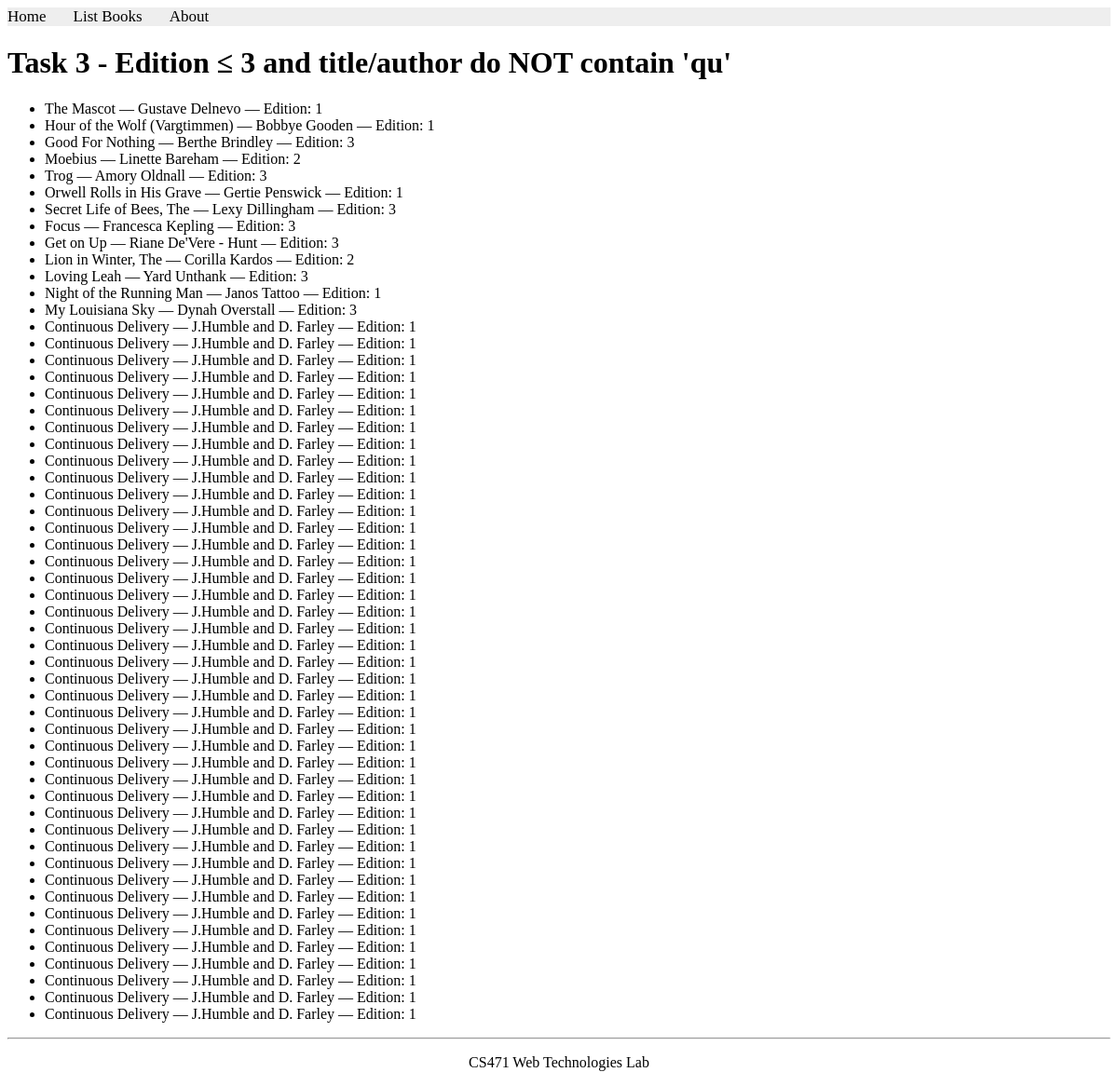
The app's page /books/lab8/task3, older data.
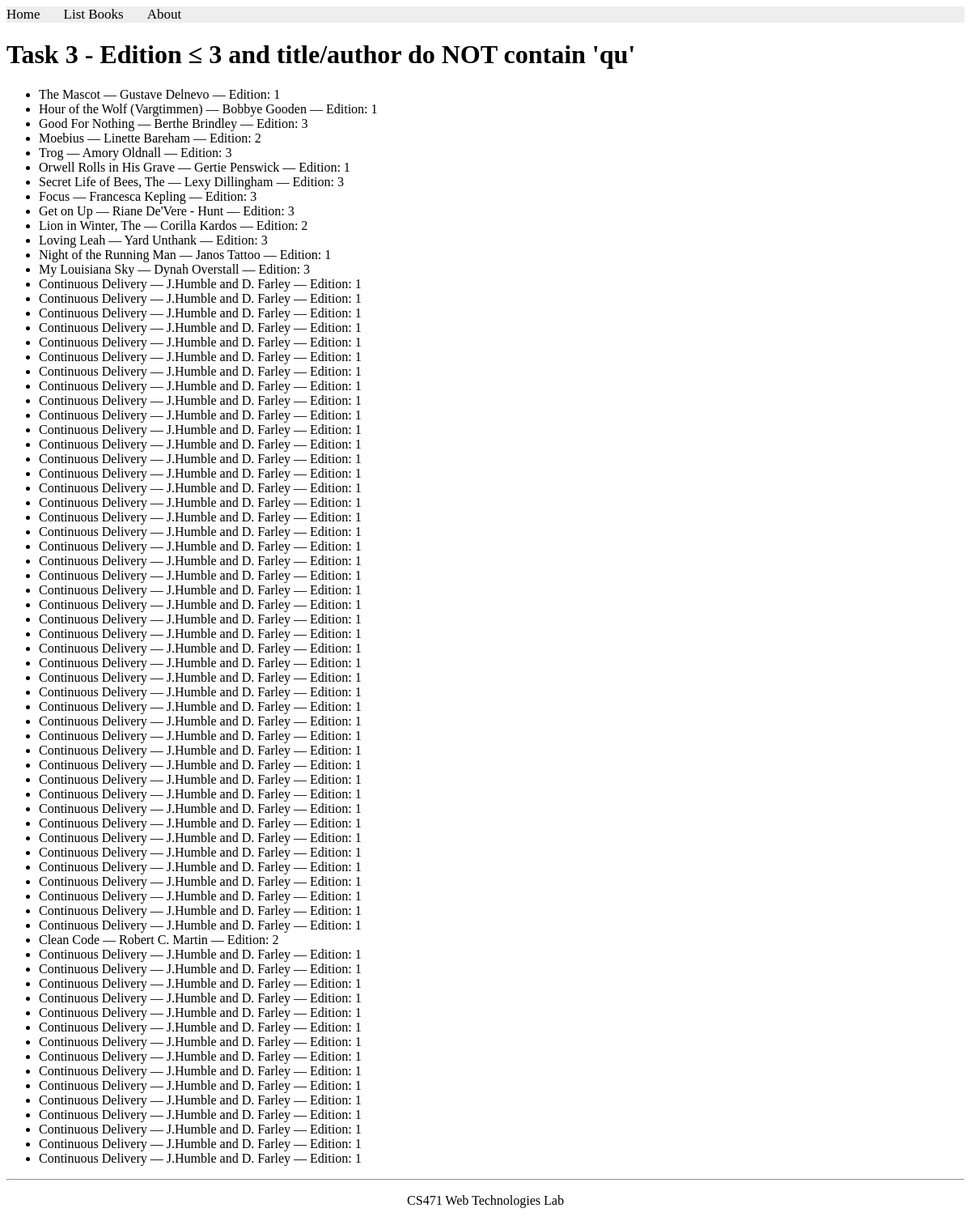
The same page, newer data.
### apps/bookmodule/models.py (models this page shows)
class Book(models.Model):
    title = models.CharField(max_length=50)
    author = models.CharField(max_length=50)
    price = models.FloatField(default=0.0)
    edition = models.SmallIntegerField(default=1)

### apps/bookmodule/views.py (the view)
# urls.py: path('books/lab8/task3', views.lab8_task3, name='lab8_task3'),
def lab8_task3(request):
    books = Book.objects.filter(
        ~Q(edition__gt=3) & ~(Q(title__icontains='qu') | Q(author__icontains='qu'))
    )
    return render(request, 'bookmodule/lab8_task3.html', {'books': books})

### apps/templates/bookmodule/lab8_task3.html
{% extends 'layouts/base.html' %}
{% block content %}
<h1>Task 3 - Edition ≤ 3 and title/author do NOT contain 'qu'</h1>
<ul>
  {% for book in books %}
    <li>{{ book.title }} — {{ book.author }} — Edition: {{ book.edition }}</li>
  {% empty %}
    <li>No books found.</li>
  {% endfor %}
</ul>
{% endblock %}

Row changes from the older to the newer data that the page shows:
added Book: title "Continuous Delivery", author "J.Humble and D. Farley", edition "1"
added Book: title "Continuous Delivery", author "J.Humble and D. Farley", edition "1"
added Book: title "Continuous Delivery", author "J.Humble and D. Farley", edition "1"
added Book: title "Clean Code", author "Robert C. Martin", edition "2"
added Book: title "Continuous Delivery", author "J.Humble and D. Farley", edition "1"
added Book: title "Continuous Delivery", author "J.Humble and D. Farley", edition "1"
added Book: title "Continuous Delivery", author "J.Humble and D. Farley", edition "1"
added Book: title "Continuous Delivery", author "J.Humble and D. Farley", edition "1"
added Book: title "Continuous Delivery", author "J.Humble and D. Farley", edition "1"
added Book: title "Continuous Delivery", author "J.Humble and D. Farley", edition "1"
added Book: title "Continuous Delivery", author "J.Humble and D. Farley", edition "1"
added Book: title "Continuous Delivery", author "J.Humble and D. Farley", edition "1"
added Book: title "Continuous Delivery", author "J.Humble and D. Farley", edition "1"
added Book: title "Continuous Delivery", author "J.Humble and D. Farley", edition "1"
added Book: title "Continuous Delivery", author "J.Humble and D. Farley", edition "1"
added Book: title "Continuous Delivery", author "J.Humble and D. Farley", edition "1"
added Book: title "Continuous Delivery", author "J.Humble and D. Farley", edition "1"
added Book: title "Continuous Delivery", author "J.Humble and D. Farley", edition "1"
added Book: title "Continuous Delivery", author "J.Humble and D. Farley", edition "1"
